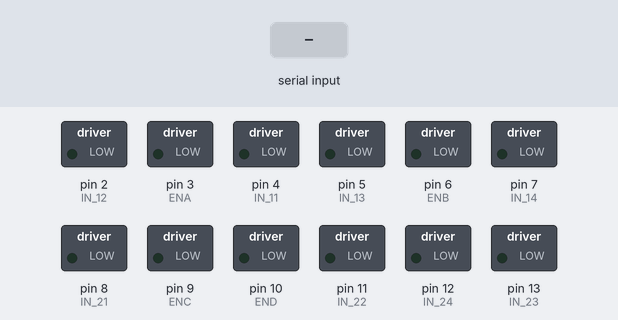
A sketch run on a simulated Arduino Uno, built with avr-gcc and run on an emulated ATmega328P. On the bench: switched loads named in the sketch (green lamp = pin HIGH). Inputs (shaded band) come from the test bench.

Above: at 1.2 s.
1.3 s: "B" received over Serial
At 2.0 s:
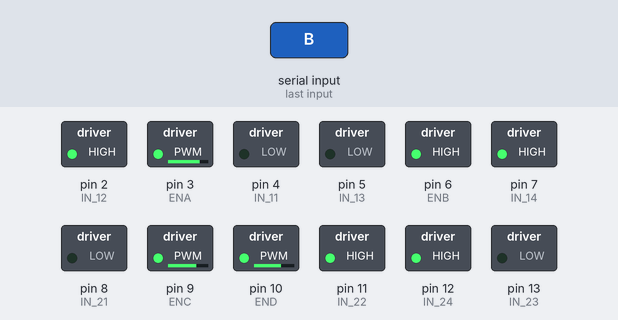
2.8 s: "X" received over Serial
At 3.2 s:
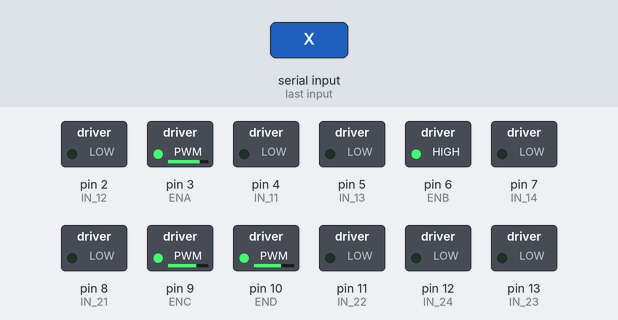
4.3 s: "F" received over Serial
At 5.5 s:
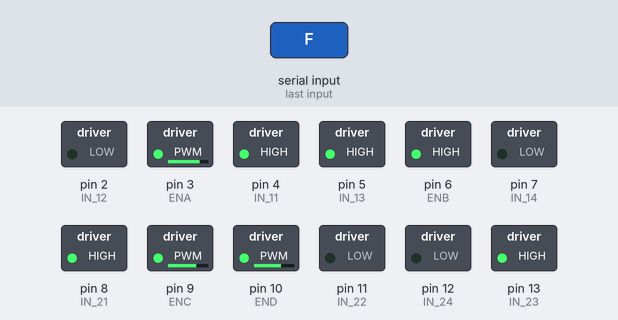
5.8 s: "R" received over Serial
At 6.7 s:
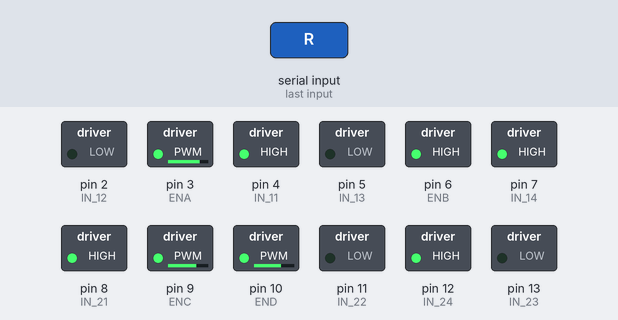
7.3 s: "L" received over Serial
At 7.8 s:
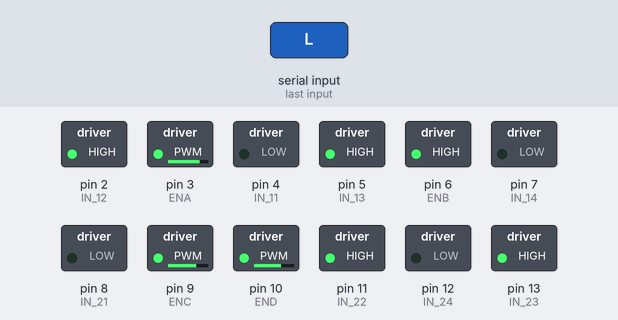
8.8 s: "G" received over Serial
At 10.1 s:
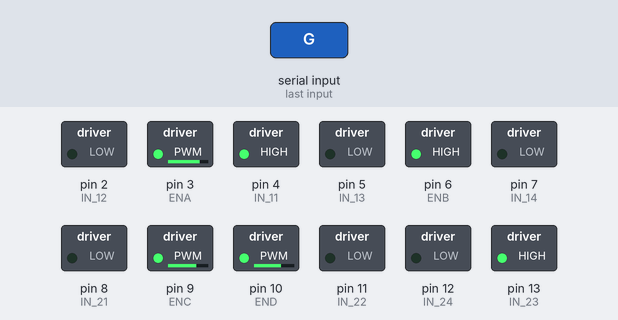
Timing chart, 0 to 11.3 s (numbered marks = the images above; inputs shaded):
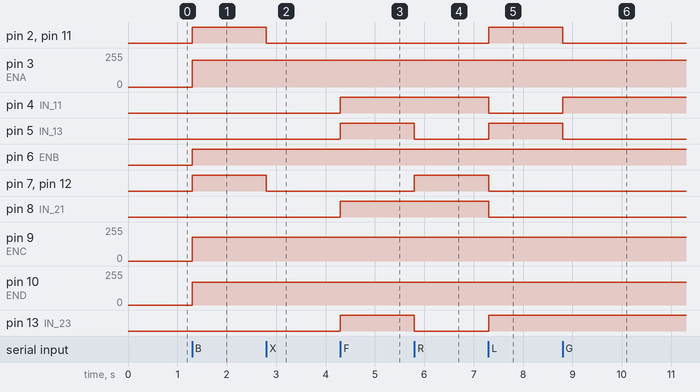

The sketch:

Mecanum.ino
```cpp
// MYSS Mecanum Mobile Robot


int IN_11 = 4;
int IN_12 = 2;
int IN_13 = 5;
int IN_14 = 7;
int IN_21 = 8;
int IN_22 = 11;
int IN_23 = 13;
int IN_24 = 12;

int ENA = 3;
int ENB = 6;
int ENC = 9;
int END = 10;

int command;             //Int to store app command state.
boolean state = 1;


void stopRobot() {

  digitalWrite(IN_11, LOW);
  digitalWrite(IN_12, LOW);

  digitalWrite(IN_13, LOW);
  digitalWrite(IN_14, LOW);

  digitalWrite(IN_24, LOW);
  digitalWrite(IN_23, LOW);

  digitalWrite(IN_22, LOW);
  digitalWrite(IN_21, LOW);

//  analogWrite (ENA, 150);
//  analogWrite (ENB, 150);
//  analogWrite (ENC, 150);
//  analogWrite (END, 150);

}

void back() {
  digitalWrite(IN_11, LOW);
  digitalWrite(IN_12, HIGH);

  digitalWrite(IN_13, LOW);
  digitalWrite(IN_14, HIGH);

  digitalWrite(IN_24, HIGH);
  digitalWrite(IN_23, LOW);

  digitalWrite(IN_22, HIGH);
  digitalWrite(IN_21, LOW);

  analogWrite (ENA, 200);
  analogWrite (ENB, 255);
  analogWrite (ENC, 180);
  analogWrite (END, 170);

}

void forward () {
  digitalWrite(IN_11, HIGH);
  digitalWrite(IN_12, LOW);

  digitalWrite(IN_13, HIGH);
  digitalWrite(IN_14, LOW);

  digitalWrite(IN_24, LOW);
  digitalWrite(IN_23, HIGH);

  digitalWrite(IN_22, LOW);
  digitalWrite(IN_21, HIGH);

  analogWrite (ENA, 200);
  analogWrite (ENB, 255);
  analogWrite (ENC, 180);
  analogWrite (END, 170);

}
void left() {
  digitalWrite(IN_11, HIGH);
  digitalWrite(IN_12, LOW);

  digitalWrite(IN_13, LOW);
  digitalWrite(IN_14, HIGH);

  digitalWrite(IN_24, LOW);
  digitalWrite(IN_23, HIGH);

  digitalWrite(IN_22, HIGH);
  digitalWrite(IN_21, LOW);

  analogWrite (ENA, 200);
  analogWrite (ENB, 255);
  analogWrite (ENC, 180);
  analogWrite (END, 170);

}
void right() {
  digitalWrite(IN_11, LOW);
  digitalWrite(IN_12, HIGH);

  digitalWrite(IN_13, HIGH);
  digitalWrite(IN_14, LOW);

  digitalWrite(IN_24, HIGH);
  digitalWrite(IN_23, LOW);

  digitalWrite(IN_22, LOW);
  digitalWrite(IN_21, HIGH);

  analogWrite (ENA, 200);
  analogWrite (ENB, 255);
  analogWrite (ENC, 180);
  analogWrite (END, 170);

}
void superleft () {
  digitalWrite(IN_11, LOW);
  digitalWrite(IN_12, HIGH);

  digitalWrite(IN_13, HIGH);
  digitalWrite(IN_14, LOW);

  digitalWrite(IN_24, LOW);
  digitalWrite(IN_23, HIGH);

  digitalWrite(IN_22, HIGH);
  digitalWrite(IN_21, LOW);

  analogWrite (ENA, 200);
  analogWrite (ENB, 255);
  analogWrite (ENC, 180);
  analogWrite (END, 170);

}
void superright () {
  digitalWrite(IN_11, HIGH);
  digitalWrite(IN_12, LOW);

  digitalWrite(IN_13, LOW);
  digitalWrite(IN_14, HIGH);

  digitalWrite(IN_24, HIGH);
  digitalWrite(IN_23, LOW);

  digitalWrite(IN_22, LOW);
  digitalWrite(IN_21, HIGH);

  analogWrite (ENA, 200);
  analogWrite (ENB, 255);
  analogWrite (ENC, 180);
  analogWrite (END, 170);

}
void forwardright () {
  digitalWrite(IN_11, LOW);
  digitalWrite(IN_12, LOW);

  digitalWrite(IN_13, HIGH);
  digitalWrite(IN_14, LOW);

  digitalWrite(IN_24, LOW);
  digitalWrite(IN_23, LOW);

  digitalWrite(IN_22, LOW);
  digitalWrite(IN_21, HIGH);

  analogWrite (ENA, 200);
  analogWrite (ENB, 255);
  analogWrite (ENC, 180);
  analogWrite (END, 170);

}
void forwardleft () {
  digitalWrite(IN_11, HIGH);
  digitalWrite(IN_12, LOW);

  digitalWrite(IN_13, LOW);
  digitalWrite(IN_14, LOW);

  digitalWrite(IN_24, LOW);
  digitalWrite(IN_23, HIGH);

  digitalWrite(IN_22, LOW);
  digitalWrite(IN_21, LOW);

  analogWrite (ENA, 200);
  analogWrite (ENB, 255);
  analogWrite (ENC, 180);
  analogWrite (END, 170);

}
void backleft () {
  digitalWrite(IN_11, LOW);
  digitalWrite(IN_12, HIGH);

  digitalWrite(IN_13, LOW);
  digitalWrite(IN_14, LOW);

  digitalWrite(IN_24, HIGH);
  digitalWrite(IN_23, LOW);

  digitalWrite(IN_22, LOW);
  digitalWrite(IN_21, LOW);

  analogWrite (ENA, 200);
  analogWrite (ENB, 255);
  analogWrite (ENC, 180);
  analogWrite (END, 170);

}
void backright () {
  digitalWrite(IN_11, LOW);
  digitalWrite(IN_12, LOW);

  digitalWrite(IN_13, LOW);
  digitalWrite(IN_14, HIGH);

  digitalWrite(IN_24, LOW);
  digitalWrite(IN_23, LOW);

  digitalWrite(IN_22, HIGH);
  digitalWrite(IN_21, LOW);

  analogWrite (ENA, 200);
  analogWrite (ENB, 255);
  analogWrite (ENC, 180);
  analogWrite (END, 170);

}
void setup() {
  Serial.begin (9600);

  pinMode(IN_11, OUTPUT);
  pinMode(IN_12, OUTPUT);
  pinMode(IN_13, OUTPUT);
  pinMode(IN_14, OUTPUT);

  pinMode(IN_21, OUTPUT);
  pinMode(IN_22, OUTPUT);
  pinMode(IN_23, OUTPUT);
  pinMode(IN_24, OUTPUT);


}
// MYSS Mecanum Mobile Robot

void loop() {
  if (Serial.available()) {
    command = Serial.read();
    if (command == 'X') {
      state = 1;
    } else if (command == 'x') {
      state = 0;
    }
    if (command == 'B') {
      back();
    } else if (command == 'F') {
      forward();
    } else if (command == 'R' && state == 1) {
      superright ();
    } else if (command == 'L' && state == 1) {
      superleft ();
    } else if (command == 'R' && state == 0) {
      right ();
    } else if (command == 'L' && state == 0) {
      left ();
    } else if (command == 'G') {
      forwardleft ();
    } else if (command == 'I') {
      forwardright ();
    } else if (command == 'H') {
      backright ();
    } else if (command == 'J') {
      backleft ();
    }  else {
      stopRobot();
    }
  }
}

// MYSS Mecanum Mobile Robot
```

Measured:
- after the input at 1.3 s, pin 2 (IN_12), pin 6 (ENB), pin 7 (IN_14), pin 11 (IN_22), pin 12 (IN_24): LOW → HIGH at once; pin 3 (ENA): 0/255 → 200/255 at once; pin 9 (ENC): 0/255 → 180/255 at once; pin 10 (END): 0/255 → 170/255 at once
- after the input at 2.8 s, pin 2 (IN_12), pin 7 (IN_14), pin 11 (IN_22), pin 12 (IN_24): HIGH → LOW at once
- after the input at 4.3 s, pin 4 (IN_11), pin 5 (IN_13), pin 8 (IN_21), pin 13 (IN_23): LOW → HIGH at once
- after the input at 5.8 s, pin 5 (IN_13), pin 13 (IN_23): HIGH → LOW at once; pin 7 (IN_14), pin 12 (IN_24): LOW → HIGH at once
- after the input at 7.3 s, pin 2 (IN_12), pin 5 (IN_13), pin 11 (IN_22), pin 13 (IN_23): LOW → HIGH at once; pin 4 (IN_11), pin 7 (IN_14), pin 8 (IN_21), pin 12 (IN_24): HIGH → LOW at once
- after the input at 8.8 s, pin 2 (IN_12), pin 5 (IN_13), pin 11 (IN_22): HIGH → LOW at once; pin 4 (IN_11): LOW → HIGH at once
